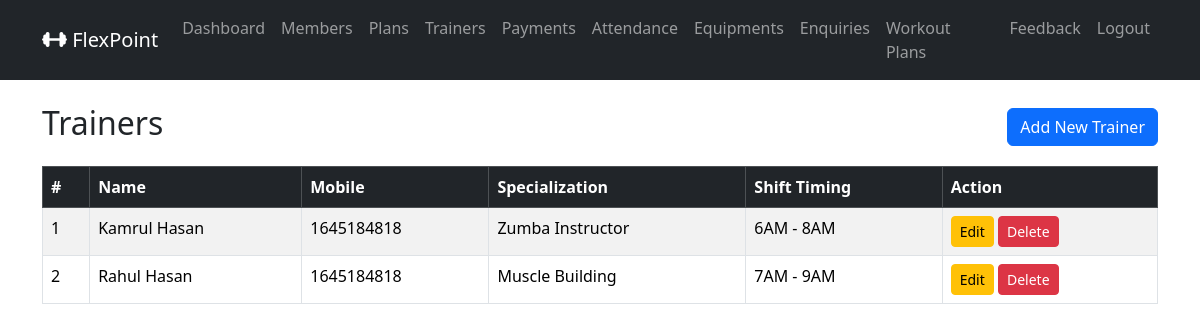
The app's page /admin_trainers/ (signed in) with its own data.
### gymapp/models.py (models this page shows, shortened)
class Trainer(models.Model):
    name           = models.CharField(max_length=100)
    mobile         = models.BigIntegerField()
    specialization = models.CharField(max_length=200)
    shift_timings  = models.CharField(max_length=200)

### gymapp/views.py (the view)
    def wrapper(request, *args, **kwargs):
        if not request.user.is_authenticated or getattr(request.user, 'role', None) != 'ADMIN':
            messages.error(request, 'You must be an Admin to access this page.')
            return redirect('admin_login_view')
        return view_func(request, *args, **kwargs)

### gymapp/views.py (called while the page is built)
def admin_required(view_func):
    def wrapper(request, *args, **kwargs):
        if not request.user.is_authenticated or getattr(request.user, 'role', None) != 'ADMIN':
            messages.error(request, 'You must be an Admin to access this page.')
            return redirect('admin_login_view')
        return view_func(request, *args, **kwargs)
    return wrapper

@admin_required
def admin_trainers_list(request):
    trainers = Trainer.objects.all().order_by('name')
    return render(request, 'admin_trainers_list.html', {'trainers': trainers})

### gymapp/templates/admin_trainers_list.html (shortened to what this page needs)
{% extends 'base.html' %}
{% block content %}
<div class="d-flex justify-content-between align-items-center mb-3">
    <h2>Trainers</h2>
    <a href="{% url 'admin_trainer_add' %}" class="btn btn-primary">Add New Trainer</a>
</div>
    <table class="table table-bordered table-striped">
        <thead class="table-dark">
            <tr>
                <th>#</th>
                <th>Name</th>
                <th>Mobile</th>
                <th>Specialization</th>
                <th>Shift Timing</th>
                <th>Action</th>
            </tr>
        </thead>
        <tbody>
            {% for trainer in trainers %}
            <tr>
                <td>{{ forloop.counter }}</td>
                <td>{{ trainer.name }}</td>
                <td>{{ trainer.mobile }}</td>
                <td>{{ trainer.specialization }}</td>
                <td>{{ trainer.shift_timings }}</td>
                <td>
                    <a href="{% url 'admin_trainer_edit' trainer.id %}" class="btn btn-sm btn-warning">Edit</a>
                    <form method="POST" action="{% url 'admin_trainer_delete' trainer.id %}" style="display: inline-block;">
                        <button type="submit" class="btn btn-sm btn-danger" onclick="return confirm('Are you sure you want to delete this trainer?')">Delete</button>
                    </form>
                </td>
            </tr>
            {% endfor %}
        </tbody>
    </table>
{% endblock %}

### records on screen
Trainer: name "Kamrul Hasan", mobile "1645184818", specialization "Zumba Instructor", shift_timings "6AM - 8AM"
Trainer: name "Rahul Hasan", mobile "1645184818", specialization "Muscle Building", shift_timings "7AM - 9AM"
